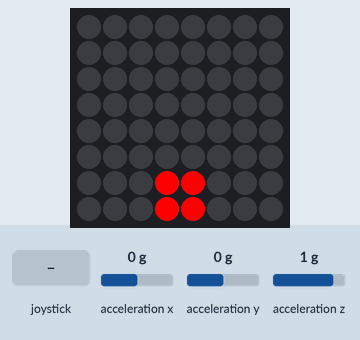
Bench run of a program on a simulated Raspberry Pi (BCM pin numbers) with a Sense HAT. Parts: the Sense HAT's 8×8 RGB LED matrix. The test bench sets the inputs (shaded band); at power-on: acceleration x 0 g, acceleration y 0 g, acceleration z 1 g. What the program prints to the terminal is not drawn. At 18.0 s the program stops and its outputs stay as they are.

Above: at 5.0 s.
5.1 s: acceleration x set to -1.4 g
At 6.3 s:
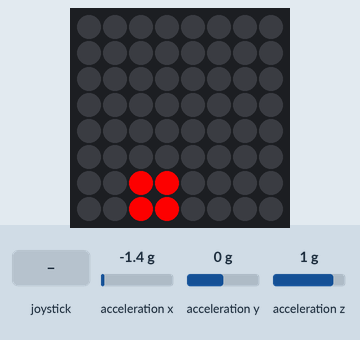
6.9 s: acceleration y set to 1.4 g
At 7.4 s:
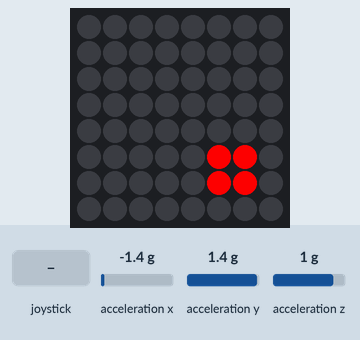
9.9 s: acceleration y set to -1.4 g
At 10.2 s:
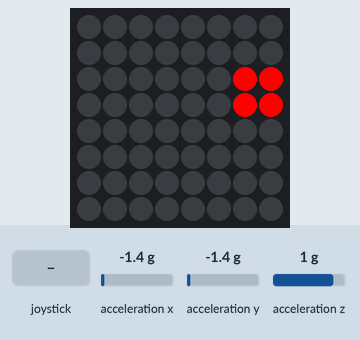
11.8 s: acceleration x set to 0.8 g
At 13.9 s:
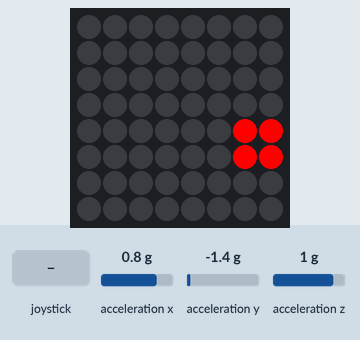
14.8 s: acceleration x set to 0 g
At 15.6 s:
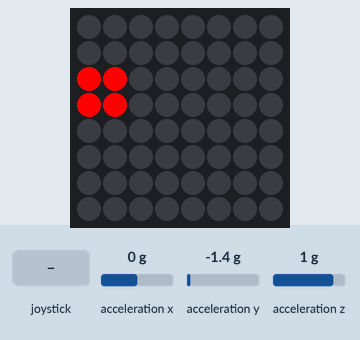

Measured:
- after the input at 5.1 s, the LEDs: change after 0.13 s (image 1)
- after the input at 14.8 s, the LEDs: first change at once (image 5 shows a later state)

The program:

pendulum.py
```python
from sense_hat import SenseHat, ACTION_PRESSED, ACTION_HELD, ACTION_RELEASED
import time
import numpy as np

class Pendulum(object):
    """
    「振り子」を動かして遊ぶためのゲーム。棒の部分は固定の長さ。棒は表示しない。
    加速度センサーを利用する。傾きは関係ないため、ラズパイを一定の向きで持って遊ぶことを想定している。
    その向きとは、Sense HATの画面が横を向くものである。机にラズパイを置いている状態から、90度 起こして、
    Sense HATのジョイスティックが右下になる位置を想定している。
    この時、y方向に地球の引力が働く。
    抵抗を考慮しており、影響度合いをパラメーターで指定できる。
    """
    P_SENSITIVE = 1.0 # Sensibility for accelerometer
    P_RESISTANCE = 0.01 # 速度に対する抵抗の割合。0だと抵抗がない。
    P_FRAME_TIME = 0.08 # フレーム間の時間（秒）

    red = R = [255, 0, 0]
    black = O = [0, 0, 0]
    gray = G = [100, 100, 100]

    menuItemPixels = [
    G, G, R, R, G, G,
    G, G, R, R, G, G
    ]

    # 通常の画面
    normal_screen = [
    O, O, O, O, O, O, O, O,
    O, O, O, O, O, O, O, O,
    O, O, O, O, O, O, O, O,
    O, O, O, O, O, O, O, O,
    O, O, O, O, O, O, O, O,
    O, O, O, O, O, O, O, O,
    O, O, O, O, O, O, O, O,
    O, O, O, O, O, O, O, O
    ]

    def __init__(self, sense):
        self.sense = sense
        self.sense.stick.direction_any = self.joystick_any
        self.shouldExit = False
        self.angle = 0 # radian
        self.angular_speed = 0

    @classmethod
    def getName(cls):
        return cls.__name__

    @classmethod
    def getMenuItemPixels(cls):
        """
        Returns pixels that consists of 6 x 2 pixels
        """
        return cls.menuItemPixels

    def joystick_any(self, event):
        #print("in joystick_any in " + self.__class__.__name__)
        if event.action == ACTION_RELEASED:
            self.shouldExit = True

    def getPosition(self, _angle):
        """
        振り子の角度を受け取り、8x8のどの位置に相当するかを返す。
        辞書型の{"x": 6, "y": 4}のような値を返す。
        """
        x = int(3.5 + np.sin(_angle) * 4) # 0 to 7
        y = int(3.5 + np.cos(_angle) * 4) # 0 to 7
        return {"x": x, "y": y}

    def get2x2LeftTopPosition(self, _angle):
        """
        振り子の角度を受け取り、2x2ピクセルの表示をするところの左上のピクセルが、8x8のどの位置に相当するかを返す。
        辞書型の{"x": 6, "y": 4}のような値を返す。
        """
        x = int(4 + np.sin(_angle) * 3 - 0.5) # 0 to 6
        y = int(4 + np.cos(_angle) * 3 - 0.5) # 0 to 6
        return {"x": x, "y": y}

    def getAngleFromCurrentAccel(self):
        """
        今の加速度（ラズパイを動かしていないのであれば地球の引力）のベクトルを測定し、
        角度を計算して返す。
        """
        a_raw = self.sense.accel_raw
        x_accel, y_accel = a_raw["x"], a_raw["y"]
        accel = np.array([x_accel, y_accel])
        # print(x_accel, y_accel)
        norm = np.array([0, 1])

        if np.linalg.norm(accel) == 0:
            return 0
        elif x_accel >= 0:
            return np.arccos(np.dot(accel, norm) / np.linalg.norm(accel))
        else:
            return -np.arccos(np.dot(accel, norm) / np.linalg.norm(accel))

    def run(self):
        print(self.__class__.__name__ + " is running")
        self.sense.set_pixels(Pendulum.normal_screen)
        self.angle = self.getAngleFromCurrentAccel()
        lastFrameTime = time.monotonic()
        lastPosition = {"x": 0, "y": 0}
        while not self.shouldExit:
            a_raw = self.sense.accel_raw
            x_accel, y_accel = -a_raw["x"], a_raw["y"] # xは反転させる。z は使わない。
            # print("x:{:+.2f}, y:{:+.2f}, z:{:+.2f}".format(x, y, z))

            now = time.monotonic()
            duration = now - lastFrameTime
            lastFrameTime = now

            tangent = np.array([np.cos(self.angle), np.sin(self.angle)]) # 振り子の位置の、円に対する接線。単位ベクトルでもある。
            accel = np.array([x_accel, y_accel]) # 加速度
            f = -np.dot(tangent, accel)  # 接線方向に働く力の大きさ
            self.angular_speed += f - self.angular_speed * Pendulum.P_RESISTANCE
            self.angle += self.angular_speed * duration
            # print("self.angle:{:+.2f}".format(self.angle))

            leftTopPosition = self.get2x2LeftTopPosition(self.angle)
            self.sense.set_pixel(lastPosition["x"], lastPosition["y"], Pendulum.O)
            self.sense.set_pixel(lastPosition["x"]+1, lastPosition["y"], Pendulum.O)
            self.sense.set_pixel(lastPosition["x"], lastPosition["y"]+1, Pendulum.O)
            self.sense.set_pixel(lastPosition["x"]+1, lastPosition["y"]+1, Pendulum.O)
            self.sense.set_pixel(leftTopPosition["x"], leftTopPosition["y"], Pendulum.R)
            self.sense.set_pixel(leftTopPosition["x"]+1, leftTopPosition["y"], Pendulum.R)
            self.sense.set_pixel(leftTopPosition["x"], leftTopPosition["y"]+1, Pendulum.R)
            self.sense.set_pixel(leftTopPosition["x"]+1, leftTopPosition["y"]+1, Pendulum.R)
            lastPosition = leftTopPosition

            if Pendulum.P_FRAME_TIME - duration >0:
                time.sleep(Pendulum.P_FRAME_TIME - duration)
            else:
                print("フレーム落ち P_FRAME_TIME = {:.2f}".format(Pendulum.P_FRAME_TIME))
        print(self.__class__.__name__ + " is exiting")

if __name__ == '__main__':
    sense = SenseHat()
    pendulum = Pendulum(sense)
    pendulum.run()
    
```
